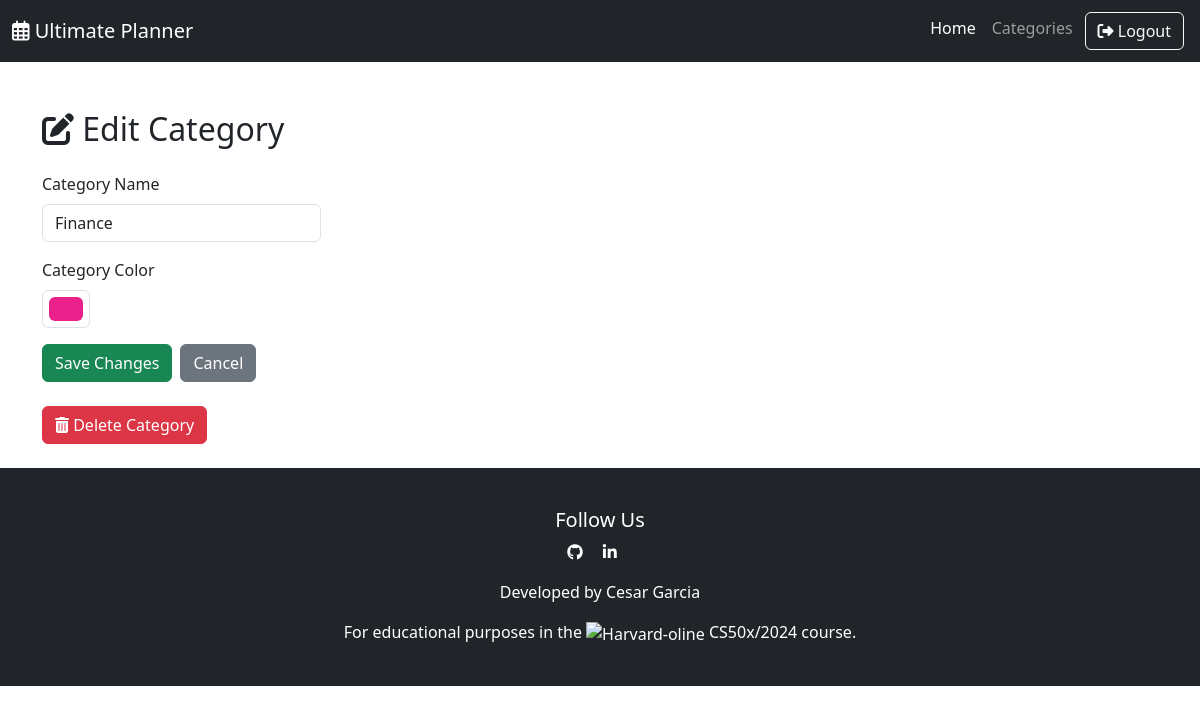
Page /edit-category/1 (signed in) on the earlier database version.
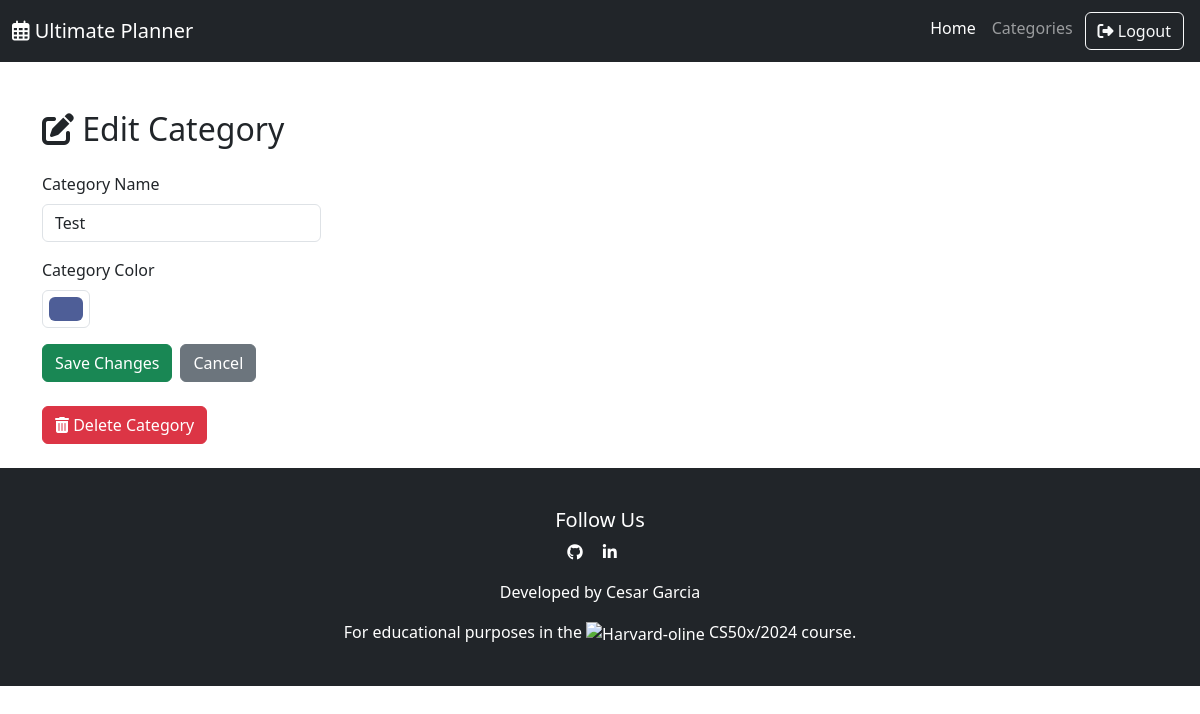
Same page on the later database version.
### app.py (models this page shows, shortened)
class Category(db.Model):
    category_id = db.Column(db.Integer, primary_key=True)
    category_name = db.Column(db.String(100), nullable=False)
    category_color = db.Column(db.String(7), nullable=False)
    user_id = db.Column(db.Integer, db.ForeignKey('user.user_id'), nullable=False)
    __table_args__ = (
        db.UniqueConstraint('category_name', 'user_id', name='unique_category_per_user'),
        db.UniqueConstraint('category_color', 'user_id', name='unique_color_per_user')
    )

### app.py (the view, shortened to what this page needs)
@app.route('/edit-category/<int:category_id>', methods=['GET', 'POST'])
def edit_category(category_id):
    if 'user_id' not in session:
        flash("You need to log in first.", "danger")
        return redirect(url_for('login'))
    category = Category.query.filter_by(category_id=category_id, user_id=session['user_id']).first()
    if not category:
        flash("Category not found or access denied.", "danger")
        return redirect(url_for('dashboard'))
    return render_template('edit_category.html', category=category)

### templates/edit_category.html (shortened to what this page needs)
{% extends "base.html" %}
{% block content %}
<div class="container mt-5">
    <h2 class="mb-4"><i class="fa-solid fa-pen-to-square"></i> Edit Category</h2>
    <form method="POST">
        <div class="mb-3">
            <label for="category_name" class="form-label">Category Name</label>
            <input type="text" class="form-control w-25" id="category_name" name="category_name"
                   value="{{ category.category_name }}" required placeholder="e.g. Finance">
        </div>
        <div class="mb-3">
            <label for="category_color" class="form-label">Category Color</label>
            <input type="color" class="form-control form-control-color" id="category_color"
                   name="category_color" value="{{ category.category_color }}" title="Choose category color">
        </div>
        <div class="d-flex flex-column flex-md-row gap-2 mt-3">
            <button type="submit" class="btn btn-success">Save Changes</button>
            <a href="{{ url_for('add_category') }}" class="btn btn-secondary">Cancel</a>
        </div>
    </form>
    <form method="POST" action="{{ url_for('delete_category', category_id=category.category_id) }}" class="mt-4">
        <button type="submit" class="btn btn-danger" onclick="return confirm('Are you sure you want to delete this category?')">
            <i class="fa-solid fa-trash-can"></i> Delete Category
        </button>
    </form>
</div>
{% endblock %}

Differences in the rows shown:
changed Category: category_name "Finance" → "Test"; category_color "#ea208b" → "#4e5e97"
